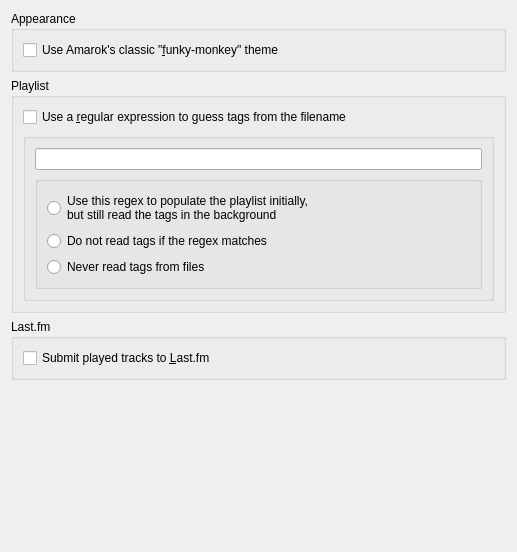
<ui version="4.0" >
 <class>Page</class>
 <widget class="QWidget" name="Page" >
  <property name="geometry" >
   <rect>
    <x>0</x>
    <y>0</y>
    <width>517</width>
    <height>552</height>
   </rect>
  </property>
  <property name="windowTitle" >
   <string>Configuring Minirok</string>
  </property>
  <layout class="QVBoxLayout" >
   <item>
    <widget class="QGroupBox" name="appearanceGroup" >
     <property name="title" >
      <string>Appearance</string>
     </property>
     <layout class="QVBoxLayout" >
      <item>
       <widget class="QCheckBox" name="kcfg_UseAmarokClassicTheme" >
        <property name="text" >
         <string>Use Amarok's classic "&amp;funky-monkey" theme</string>
        </property>
       </widget>
      </item>
     </layout>
    </widget>
   </item>
   <item>
    <widget class="QGroupBox" name="playlistGroup" >
     <property name="title" >
      <string>Playlist</string>
     </property>
     <layout class="QVBoxLayout" >
      <item>
       <widget class="QCheckBox" name="kcfg_TagsFromRegex" >
        <property name="text" >
         <string>Use a &amp;regular expression to guess tags from the filename</string>
        </property>
       </widget>
      </item>
      <item>
       <widget class="QGroupBox" name="regexInfoGroup" >
        <property name="title" >
         <string/>
        </property>
        <property name="flat" >
         <bool>true</bool>
        </property>
        <layout class="QVBoxLayout" >
         <item>
          <widget class="QLineEdit" name="kcfg_TagRegex" />
         </item>
         <item>
          <widget class="QGroupBox" name="kcfg_TagRegexMode" >
           <property name="title" >
            <string/>
           </property>
           <property name="flat" >
            <bool>true</bool>
           </property>
           <layout class="QVBoxLayout" >
            <item>
             <widget class="QRadioButton" name="radio1" >
              <property name="text" >
               <string>Use this regex to populate the playlist initially,
but still read the tags in the background</string>
              </property>
             </widget>
            </item>
            <item>
             <widget class="QRadioButton" name="radio2" >
              <property name="text" >
               <string>Do not read tags if the regex matches</string>
              </property>
             </widget>
            </item>
            <item>
             <widget class="QRadioButton" name="radio3" >
              <property name="text" >
               <string>Never read tags from files</string>
              </property>
             </widget>
            </item>
           </layout>
          </widget>
         </item>
        </layout>
       </widget>
      </item>
     </layout>
    </widget>
   </item>
   <item>
    <widget class="QGroupBox" name="lastfmGroup" >
     <property name="title" >
      <string>Last.fm</string>
     </property>
     <layout class="QVBoxLayout" >
      <item>
       <widget class="QCheckBox" name="kcfg_EnableLastfm" >
        <property name="text" >
         <string>Submit played tracks to &amp;Last.fm</string>
        </property>
       </widget>
      </item>
     </layout>
    </widget>
   </item>
   <item>
    <spacer>
     <property name="orientation" >
      <enum>Qt::Vertical</enum>
     </property>
     <property name="sizeHint" >
      <size>
       <width>20</width>
       <height>40</height>
      </size>
     </property>
    </spacer>
   </item>
  </layout>
 </widget>
 <resources/>
 <connections/>
</ui>
